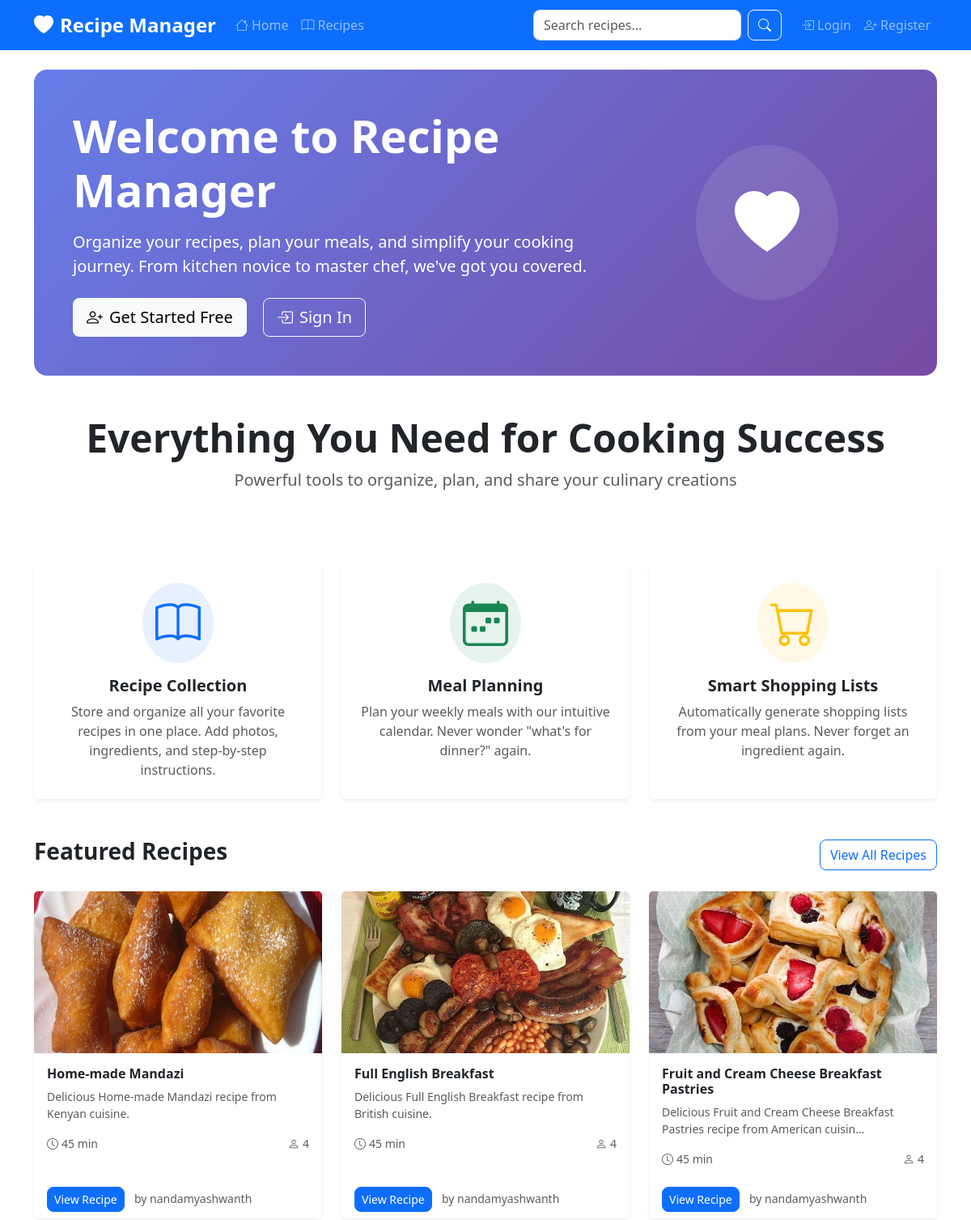
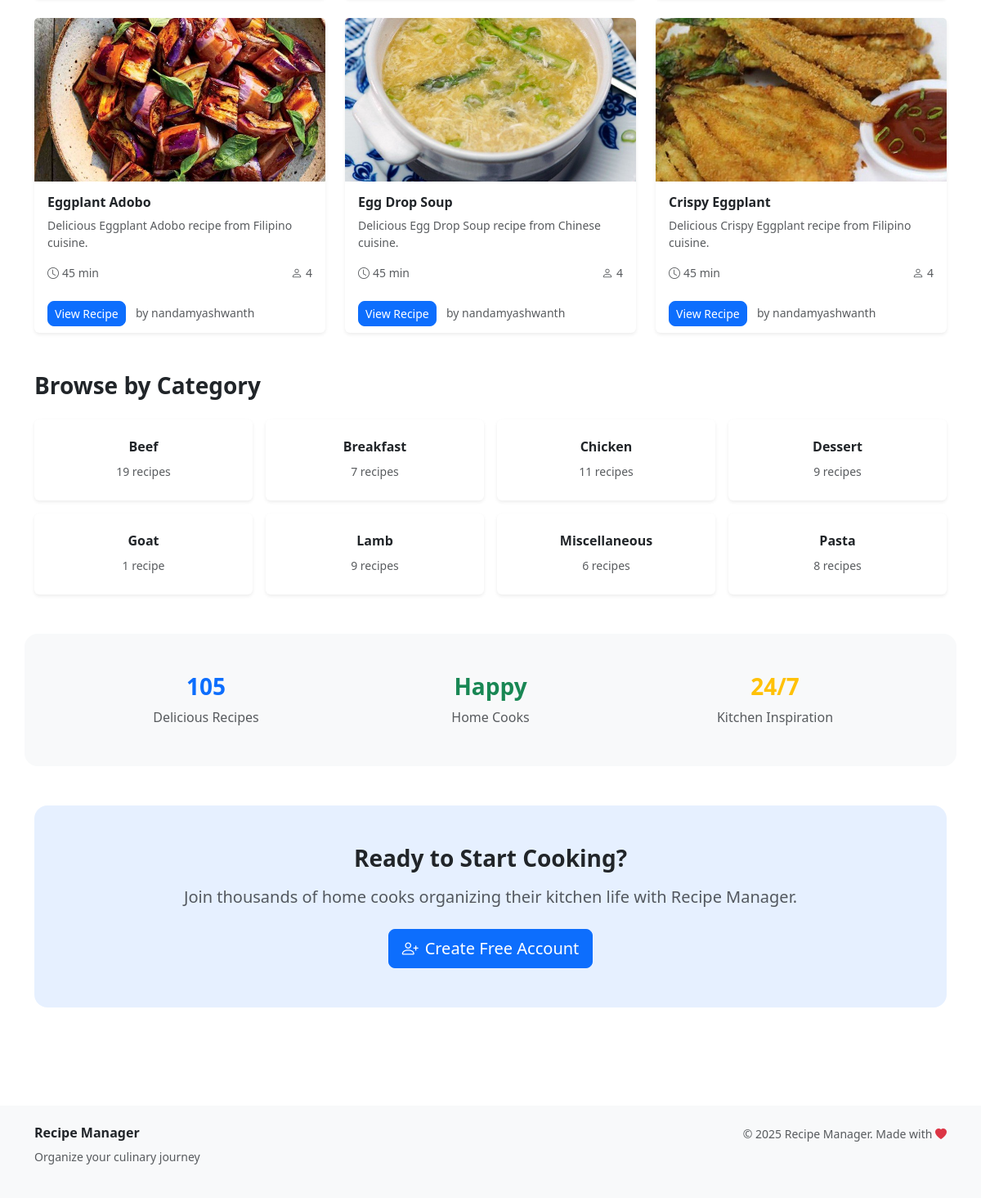
The page / on the database its author committed (2 pictures, top to bottom).
### apps/recipes/models.py (models this page shows, shortened)
class Recipe(models.Model):
    DIFFICULTY_CHOICES = [
        ('easy', 'Easy'),
        ('medium', 'Medium'),
        ('hard', 'Hard'),
    ]
    title = models.CharField(max_length=200)
    description = models.TextField()
    instructions = models.TextField()
    prep_time = models.PositiveIntegerField(help_text='Preparation time in minutes')
    cook_time = models.PositiveIntegerField(help_text='Cooking time in minutes')
    servings = models.PositiveIntegerField(default=4)
    difficulty = models.CharField(max_length=10, choices=DIFFICULTY_CHOICES, default='easy')
    author = models.ForeignKey(User, on_delete=models.CASCADE, related_name='recipes')
    category = models.ForeignKey(Category, on_delete=models.SET_NULL, null=True, blank=True)
    tags = models.ManyToManyField(Tag, blank=True)
    image = models.ImageField(upload_to='recipes/', blank=True, null=True)
    created_at = models.DateTimeField(auto_now_add=True)
    updated_at = models.DateTimeField(auto_now=True)
    is_public = models.BooleanField(default=True)
    featured = models.BooleanField(default=False)
    class Meta:
        ordering = ['-created_at']
    def get_absolute_url(self):
        return reverse('recipes:detail', kwargs={'pk': self.pk})
    @property
    def total_time(self):
        return self.prep_time + self.cook_time

class Category(models.Model):
    name = models.CharField(max_length=100, unique=True)
    description = models.TextField(blank=True)
    icon = models.CharField(max_length=50, blank=True)
    color = models.CharField(max_length=7, default='#007bff')
    class Meta:
        verbose_name_plural = 'Categories'
        ordering = ['name']

### apps/users/models.py (models this page shows, shortened)
class User(AbstractUser):
    email = models.EmailField(unique=True)
    first_name = models.CharField(max_length=30)
    last_name = models.CharField(max_length=30)
    avatar = models.ImageField(upload_to='avatars/', blank=True, null=True)
    bio = models.TextField(max_length=500, blank=True)
    location = models.CharField(max_length=100, blank=True)
    birth_date = models.DateField(null=True, blank=True)
    dietary_preferences = models.CharField(max_length=200, blank=True)
    cooking_skill_level = models.CharField(
        max_length=20,
        choices=[
            ('beginner', 'Beginner'),
            ('intermediate', 'Intermediate'),
            ('advanced', 'Advanced'),
            ('expert', 'Expert'),
        ],
        default='beginner'
    )

### apps/core/views.py (the view)
# urls.py: path('', views.HomeView.as_view(), name='home'),
class HomeView(TemplateView):
    template_name = 'core/home.html'
    def get_context_data(self, **kwargs):
        context = super().get_context_data(**kwargs)
        try:
            from apps.recipes.models import Recipe, Category
            featured_recipes = Recipe.objects.filter(
                is_public=True
            ).select_related('author', 'category').order_by('-created_at')[:6]
            context['featured_recipes'] = featured_recipes
            context['total_recipes'] = Recipe.objects.filter(is_public=True).count()
            categories = Category.objects.annotate(
                recipe_count=Count('recipe', filter=Q(recipe__is_public=True))
            ).filter(recipe_count__gt=0)[:8]
            context['categories'] = categories
        except ImportError:
            context['featured_recipes'] = []
            context['total_recipes'] = 0
            context['categories'] = []
        return context

### templates/core/home.html (shortened to what this page needs)
{% extends 'base.html' %}
{% load static %}
{% block content %}
<div class="container">
    <div class="jumbotron bg-primary text-white rounded-4 p-5 mb-5">
        <div class="row align-items-center">
            <div class="col-lg-8">
                <h1 class="display-4 fw-bold mb-3">Welcome to Recipe Manager</h1>
                <p class="lead mb-4">Organize your recipes, plan your meals, and simplify your cooking journey. From kitchen novice to master chef, we've got you covered.</p>
                {% if user.is_authenticated %}
                    <a class="btn btn-light btn-lg me-3" href="{% url 'core:dashboard' %}">
                        <i class="bi bi-speedometer2 me-2"></i>Go to Dashboard
                    </a>
                    <a class="btn btn-outline-light btn-lg" href="{% url 'recipes:create' %}">
                        <i class="bi bi-plus-circle me-2"></i>Add Recipe
                    </a>
                {% else %}
                    <a class="btn btn-light btn-lg me-3" href="{% url 'users:register' %}">
                        <i class="bi bi-person-plus me-2"></i>Get Started Free
                    </a>
                    <a class="btn btn-outline-light btn-lg" href="{% url 'users:login' %}">
                        <i class="bi bi-box-arrow-in-right me-2"></i>Sign In
                    </a>
                {% endif %}
            </div>
            <div class="col-lg-4 text-center">
                <div class="bg-white bg-opacity-10 rounded-circle p-5 d-inline-block">
                    <i class="bi bi-heart-fill display-1"></i>
                </div>
            </div>
        </div>
    </div>
    <div class="row mb-5">
        <div class="col-12 text-center mb-4">
            <h2 class="display-5 fw-bold">Everything You Need for Cooking Success</h2>
            <p class="lead text-muted">Powerful tools to organize, plan, and share your culinary creations</p>
        </div>
    </div>
    <div class="row g-4 mb-5">
        <div class="col-md-4">
            <div class="card h-100 border-0 shadow-sm">
                <div class="card-body text-center p-4">
                    <div class="bg-primary bg-opacity-10 rounded-circle p-3 d-inline-block mb-3">
                        <i class="bi bi-book display-4 text-primary"></i>
                    </div>
                    <h5 class="card-title fw-bold">Recipe Collection</h5>
                    <p class="card-text text-muted">Store and organize all your favorite recipes in one place. Add photos, ingredients, and step-by-step instructions.</p>
                </div>
            </div>
        </div>
        <div class="col-md-4">
            <div class="card h-100 border-0 shadow-sm">
                <div class="card-body text-center p-4">
                    <div class="bg-success bg-opacity-10 rounded-circle p-3 d-inline-block mb-3">
                        <i class="bi bi-calendar-week display-4 text-success"></i>
                    </div>
                    <h5 class="card-title fw-bold">Meal Planning</h5>
                    <p class="card-text text-muted">Plan your weekly meals with our intuitive calendar. Never wonder "what's for dinner?" again.</p>
                </div>
            </div>
        </div>
        <div class="col-md-4">
            <div class="card h-100 border-0 shadow-sm">
                <div class="card-body text-center p-4">
                    <div class="bg-warning bg-opacity-10 rounded-circle p-3 d-inline-block mb-3">
                        <i class="bi bi-cart display-4 text-warning"></i>
                    </div>
                    <h5 class="card-title fw-bold">Smart Shopping Lists</h5>
                    <p class="card-text text-muted">Automatically generate shopping lists from your meal plans. Never forget an ingredient again.</p>
                </div>
            </div>
        </div>
    </div>
    {% if featured_recipes %}
    <div class="row mb-5">
        <div class="col-12">
            <div class="d-flex justify-content-between align-items-center mb-4">
                <h3 class="fw-bold">Featured Recipes</h3>
                <a href="{% url 'recipes:list' %}" class="btn btn-outline-primary">View All Recipes</a>
            </div>
            <div class="row g-4">
                {% for recipe in featured_recipes %}
                <div class="col-md-6 col-lg-4">
                    <div class="card h-100 border-0 shadow-sm">
                        {% if recipe.image %}
                            <img src="{{ recipe.image.url }}" class="card-img-top" alt="{{ recipe.title }}" style="height: 200px; object-fit: cover;">
                        {% else %}
                            <div class="card-img-top bg-light d-flex align-items-center justify-content-center" style="height: 200px;">
                                <i class="bi bi-image display-4 text-muted"></i>
                            </div>
                        {% endif %}
                        <div class="card-body">
                            <h6 class="card-title fw-bold">{{ recipe.title }}</h6>
                            <p class="card-text text-muted small">{{ recipe.description|truncatechars:80 }}</p>
                            <div class="d-flex justify-content-between align-items-center small text-muted">
                                <span><i class="bi bi-clock me-1"></i>{{ recipe.total_time }} min</span>
                                <span><i class="bi bi-person me-1"></i>{{ recipe.servings }}</span>
                            </div>
                        </div>
                        <div class="card-footer bg-transparent border-0">
                            <a href="{{ recipe.get_absolute_url }}" class="btn btn-primary btn-sm">View Recipe</a>
                            <small class="text-muted ms-2">by {{ recipe.author.get_full_name|default:recipe.author.username }}</small>
                        </div>
                    </div>
                </div>
                {% endfor %}
            </div>
        </div>
    </div>
    {% endif %}
    {% if categories %}
    <div class="row mb-5">
        <div class="col-12">
            <h3 class="fw-bold mb-4">Browse by Category</h3>
            <div class="row g-3">
                {% for category in categories %}
                <div class="col-md-3 col-sm-6">
                    <a href="{% url 'recipes:list' %}?category={{ category.id }}" class="text-decoration-none">
                        <div class="card border-0 shadow-sm h-100 category-card">
                            <div class="card-body text-center p-4">
                                <h6 class="card-title fw-bold text-dark">{{ category.name }}</h6>
                                <small class="text-muted">{{ category.recipe_count }} recipe{{ category.recipe_count|pluralize }}</small>
                            </div>
                        </div>
                    </a>
                </div>
                {% endfor %}
            </div>
        </div>
    </div>
    {% endif %}
    <div class="row text-center bg-light rounded-4 p-5 mb-5">
        <div class="col-md-4 mb-3 mb-md-0">
            <h3 class="fw-bold text-primary">{{ total_recipes|default:"1000+" }}</h3>
            <p class="text-muted mb-0">Delicious Recipes</p>
        </div>
        <div class="col-md-4 mb-3 mb-md-0">
            <h3 class="fw-bold text-success">Happy</h3>
            <p class="text-muted mb-0">Home Cooks</p>
        </div>
        <div class="col-md-4">
            <h3 class="fw-bold text-warning">24/7</h3>
            <p class="text-muted mb-0">Kitchen Inspiration</p>
        </div>
    </div>
    {% if not user.is_authenticated %}
    <div class="text-center mb-5">
        <div class="bg-primary bg-opacity-10 rounded-4 p-5">
            <h3 class="fw-bold mb-3">Ready to Start Cooking?</h3>
            <p class="lead text-muted mb-4">Join thousands of home cooks organizing their kitchen life with Recipe Manager.</p>
            <a href="{% url 'users:register' %}" class="btn btn-primary btn-lg">
                <i class="bi bi-person-plus me-2"></i>Create Free Account
            </a>
        </div>
    </div>
    {% endif %}
</div>
{% endblock %}

### static/css/style.css (style rules this page uses)
body { font-family: 'Segoe UI', Tahoma, Geneva, Verdana, sans-serif; }
.card { transition: transform 0.2s ease-in-out; }
.btn { border-radius: 8px; }

### templates/core/home.html (style rules this page uses)
.category-card { transition: transform 0.2s ease-in-out; }
.jumbotron { background: linear-gradient(135deg, #667eea 0%, #764ba2 100%); }

### rows shown on the page
Recipe: image (picture), title "Home-made Mandazi", description "Delicious Home-made Mandazi recipe from Kenyan cuisine.", total_time "45", servings "4", author.get_full_name "nandamyashwanth"
Recipe: image (picture), title "Full English Breakfast", description "Delicious Full English Breakfast recipe from British cuisine.", total_time "45", servings "4", author.get_full_name "nandamyashwanth"
Recipe: image (picture), title "Fruit and Cream Cheese Breakfast Pastries", description "Delicious Fruit and Cream Cheese Breakfast Pastries recipe from American cuisin…", total_time "45", servings "4", author.get_full_name "nandamyashwanth"
Recipe: image (picture), title "Eggplant Adobo", description "Delicious Eggplant Adobo recipe from Filipino cuisine.", total_time "45", servings "4", author.get_full_name "nandamyashwanth"
Recipe: image (picture), title "Egg Drop Soup", description "Delicious Egg Drop Soup recipe from Chinese cuisine.", total_time "45", servings "4", author.get_full_name "nandamyashwanth"
Recipe: image (picture), title "Crispy Eggplant", description "Delicious Crispy Eggplant recipe from Filipino cuisine.", total_time "45", servings "4", author.get_full_name "nandamyashwanth"
Category: name "Beef", recipe_count "19"
Category: name "Breakfast", recipe_count "7"
Category: name "Chicken", recipe_count "11"
Category: name "Dessert", recipe_count "9"
Category: name "Goat", recipe_count "1"
Category: name "Lamb", recipe_count "9"
Category: name "Miscellaneous", recipe_count "6"
Category: name "Pasta", recipe_count "8"

### other values the page prints
{{ total_recipes|default:"1000+" }} "105"
